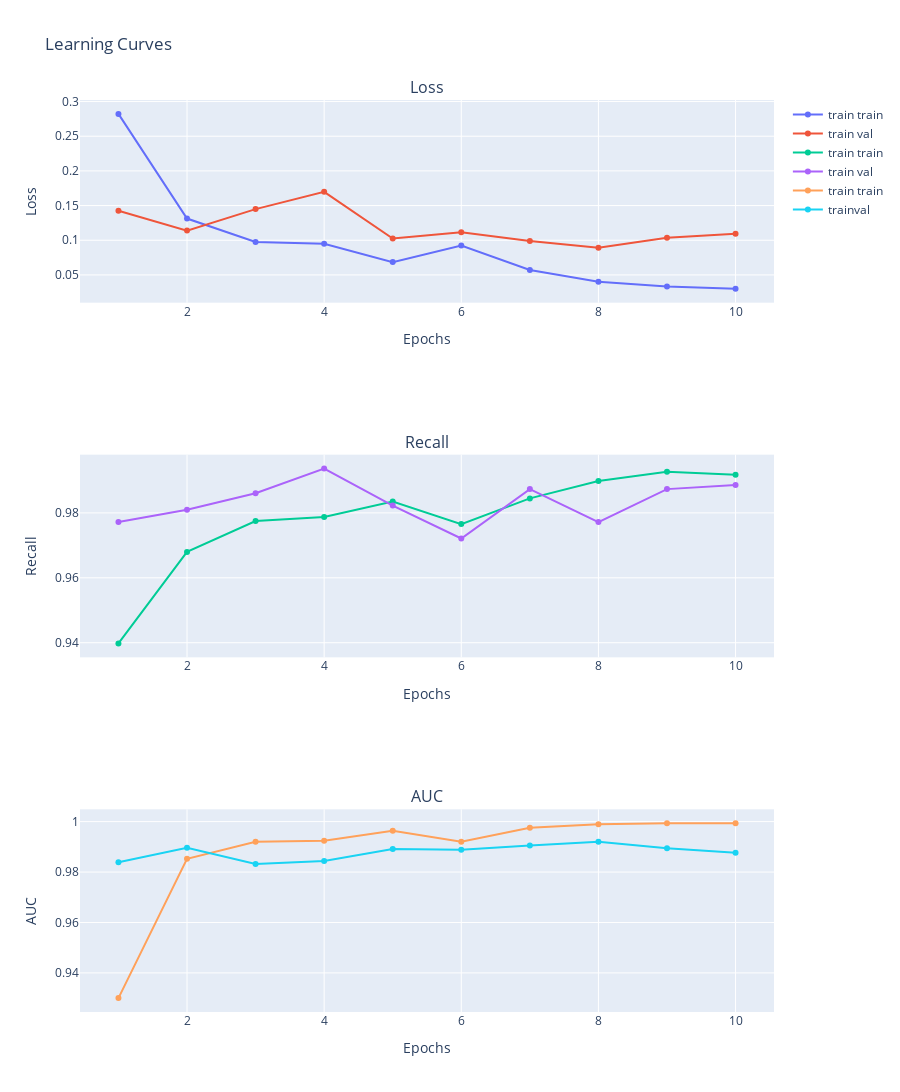

Notebook cell for this chart:
### Code cell
plot_learning_curves(['train',history])

### Figure 1 — Plotly figure (JSON) as saved in the notebook; plotly's stock layout.template omitted (floating-point values rounded to 4 significant figures)
{"data": [{"name": "train train", "type": "scatter", "x": [1, 2, 3, 4, 5, 6, 7, 8, 9, 10], "xaxis": "x", "y": [0.2822, 0.1313, 0.09759, 0.09506, 0.06846, 0.09231, 0.05703, 0.0401, 0.0334, 0.03], "yaxis": "y"}, {"name": "train val", "type": "scatter", "x": [1, 2, 3, 4, 5, 6, 7, 8, 9, 10], "xaxis": "x", "y": [0.1424, 0.1139, 0.1449, 0.1698, 0.1026, 0.1114, 0.09905, 0.08903, 0.1036, 0.1095], "yaxis": "y"}, {"name": "train train", "type": "scatter", "x": [1, 2, 3, 4, 5, 6, 7, 8, 9, 10], "xaxis": "x2", "y": [0.9398, 0.968, 0.9775, 0.9788, 0.9835, 0.9765, 0.9845, 0.9899, 0.9927, 0.9918], "yaxis": "y2"}, {"name": "train val", "type": "scatter", "x": [1, 2, 3, 4, 5, 6, 7, 8, 9, 10], "xaxis": "x2", "y": [0.9772, 0.981, 0.9861, 0.9937, 0.9823, 0.9721, 0.9873, 0.9772, 0.9873, 0.9886], "yaxis": "y2"}, {"name": "train train", "type": "scatter", "x": [1, 2, 3, 4, 5, 6, 7, 8, 9, 10], "xaxis": "x3", "y": [0.93, 0.9853, 0.992, 0.9924, 0.9963, 0.992, 0.9975, 0.9989, 0.9993, 0.9994], "yaxis": "y3"}, {"name": "trainval", "type": "scatter", "x": [1, 2, 3, 4, 5, 6, 7, 8, 9, 10], "xaxis": "x3", "y": [0.9839, 0.9896, 0.9832, 0.9844, 0.9891, 0.9888, 0.9905, 0.992, 0.9894, 0.9876], "yaxis": "y3"}], "layout": {"annotations": [{"font": {"size": 16}, "showarrow": false, "text": "Loss", "x": 0.5, "xanchor": "center", "xref": "paper", "y": 1, "yanchor": "bottom", "yref": "paper"}, {"font": {"size": 16}, "showarrow": false, "text": "Recall", "x": 0.5, "xanchor": "center", "xref": "paper", "y": 0.6111, "yanchor": "bottom", "yref": "paper"}, {"font": {"size": 16}, "showarrow": false, "text": "AUC", "x": 0.5, "xanchor": "center", "xref": "paper", "y": 0.2222, "yanchor": "bottom", "yref": "paper"}], "height": 1500, "title": {"text": "Learning Curves"}, "xaxis": {"anchor": "y", "domain": [0, 1], "title": {"text": "Epochs"}}, "xaxis2": {"anchor": "y2", "domain": [0, 1], "title": {"text": "Epochs"}}, "xaxis3": {"anchor": "y3", "domain": [0, 1], "title": {"text": "Epochs"}}, "yaxis": {"anchor": "x", "domain": [0.7778, 1], "title": {"text": "Loss"}}, "yaxis2": {"anchor": "x2", "domain": [0.3889, 0.6111], "title": {"text": "Recall"}}, "yaxis3": {"anchor": "x3", "domain": [0, 0.2222], "title": {"text": "AUC"}}}}
